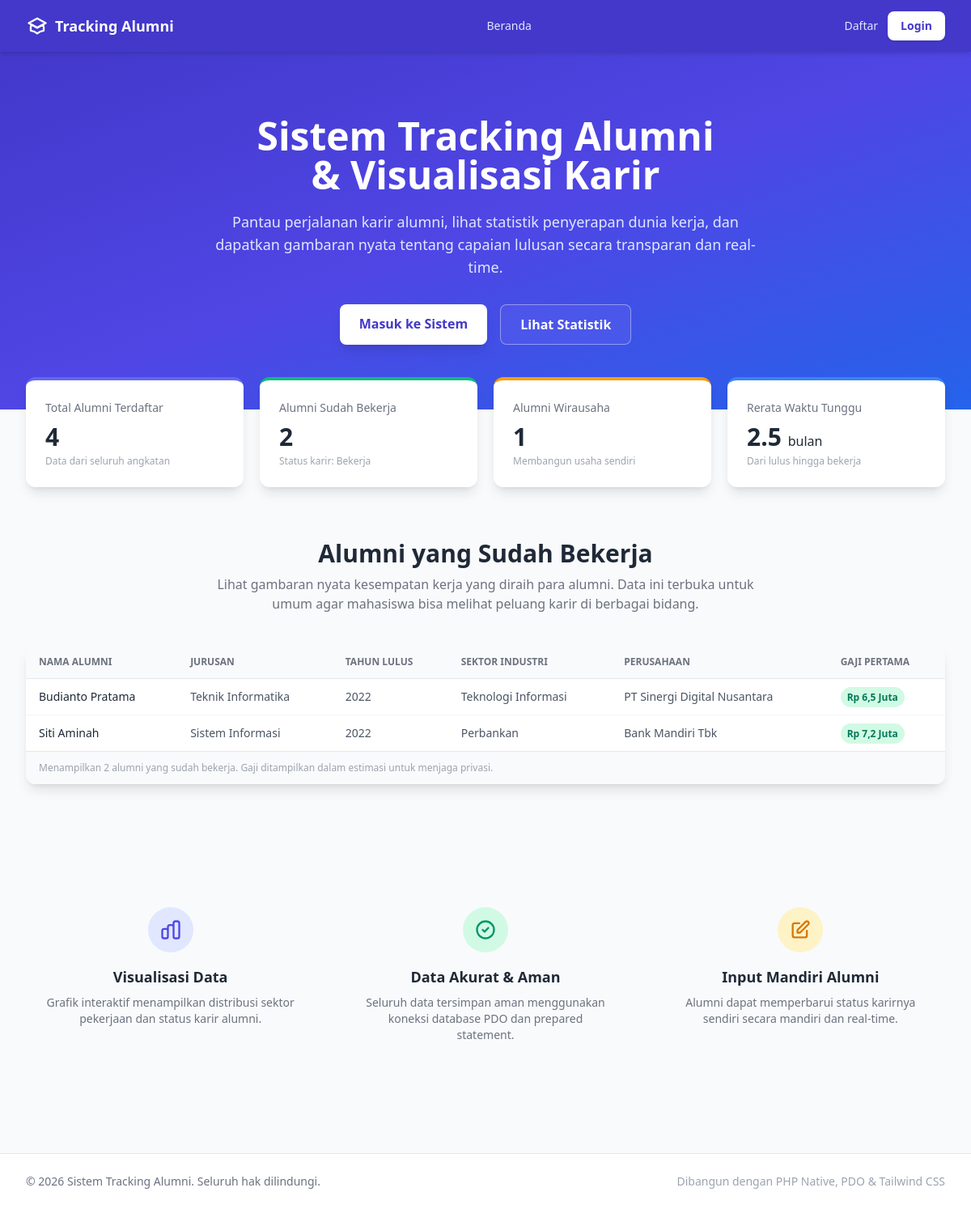
The page / on the database its author committed.
### tables this page shows
CREATE TABLE tabel_karir (
    id INT(11) NOT NULL AUTO_INCREMENT,
    alumni_id INT(11) NOT NULL,
    status ENUM('Bekerja', 'Wirausaha', 'Kuliah', 'Mencari Kerja') NOT NULL,
    sektor_industri VARCHAR(100) DEFAULT NULL,
    nama_perusahaan VARCHAR(150) DEFAULT NULL,
    gaji_pertama DECIMAL(15,2) DEFAULT 0,
    waktu_tunggu_bulan INT(11) DEFAULT 0,
    updated_at TIMESTAMP NOT NULL DEFAULT CURRENT_TIMESTAMP ON UPDATE CURRENT_TIMESTAMP,
    PRIMARY KEY (id),
    UNIQUE KEY unique_alumni_karir (alumni_id),
    CONSTRAINT fk_karir_alumni
        FOREIGN KEY (alumni_id) REFERENCES tabel_alumni(id)
        ON DELETE CASCADE
        ON UPDATE CASCADE
);

CREATE TABLE tabel_alumni (
    id INT(11) NOT NULL AUTO_INCREMENT,
    user_id INT(11) NOT NULL,
    nim VARCHAR(20) NOT NULL UNIQUE,
    nama VARCHAR(100) NOT NULL,
    jurusan VARCHAR(100) NOT NULL,
    tahun_lulus YEAR NOT NULL,
    email VARCHAR(100) NOT NULL UNIQUE,
    created_at TIMESTAMP NOT NULL DEFAULT CURRENT_TIMESTAMP,
    PRIMARY KEY (id),
    CONSTRAINT fk_alumni_user
        FOREIGN KEY (user_id) REFERENCES tabel_users(id)
        ON DELETE CASCADE
        ON UPDATE CASCADE
);

### index.php (the view, shortened to what this page needs)
<?php
require_once __DIR__ . '/koneksi.php';
$totalAlumni = (int) $koneksi->query('SELECT COUNT(*) AS total FROM tabel_alumni')->fetch()['total'];
$totalBekerja = (int) $koneksi->query(
    "SELECT COUNT(*) AS total FROM tabel_karir WHERE status = 'Bekerja'"
)->fetch()['total'];
$totalWirausaha = (int) $koneksi->query(
    "SELECT COUNT(*) AS total FROM tabel_karir WHERE status = 'Wirausaha'"
)->fetch()['total'];
$rataTungguRow = $koneksi->query(
    "SELECT AVG(waktu_tunggu_bulan) AS rata FROM tabel_karir WHERE status = 'Bekerja'"
)->fetch();
$rataTunggu = $rataTungguRow['rata'] !== null ? round((float) $rataTungguRow['rata'], 1) : 0;
$stmtBekerja = $koneksi->query(
    "SELECT a.nama, a.jurusan, a.tahun_lulus, k.sektor_industri, k.nama_perusahaan, k.gaji_pertama
     FROM tabel_karir k
     INNER JOIN tabel_alumni a ON a.id = k.alumni_id
     WHERE k.status = 'Bekerja'
     ORDER BY k.updated_at DESC"
);
$alumniBekerja = $stmtBekerja->fetchAll();
function formatGajiSamar($gaji) {
    $gaji = (float) $gaji;
    $jutaan = $gaji / 1000000;
    return 'Rp ' . number_format($jutaan, 1, ',', '.') . ' Juta';
}
require_once __DIR__ . '/components/header.php';
?>
<header class="bg-gradient-to-br from-indigo-700 via-indigo-600 to-blue-600">
    <div class="max-w-7xl mx-auto px-4 sm:px-6 lg:px-8 py-20 text-center">
        <h1 class="text-3xl sm:text-5xl font-extrabold text-white leading-tight">
            Sistem Tracking Alumni <br class="hidden sm:block"> &amp; Visualisasi Karir
        </h1>
        <p class="mt-5 text-indigo-100 text-lg max-w-2xl mx-auto">
            Pantau perjalanan karir alumni, lihat statistik penyerapan dunia kerja,
            dan dapatkan gambaran nyata tentang capaian lulusan secara transparan dan real-time.
        </p>
        <div class="mt-8 flex justify-center gap-4">
            <a href="login.php" class="bg-white text-indigo-700 font-semibold px-6 py-3 rounded-lg shadow-lg hover:bg-indigo-50 transition">
                Masuk ke Sistem
            </a>
            <a href="#statistik" class="bg-indigo-500/30 text-white border border-white/40 font-semibold px-6 py-3 rounded-lg hover:bg-indigo-500/50 transition">
                Lihat Statistik
            </a>
        </div>
    </div>
</header>
<main>
    <section id="statistik" class="max-w-7xl mx-auto px-4 sm:px-6 lg:px-8 -mt-10 relative z-10">
        <div class="grid grid-cols-1 sm:grid-cols-2 lg:grid-cols-4 gap-5">
            <div class="bg-white rounded-xl shadow-lg p-6 border-t-4 border-indigo-500">
                <p class="text-sm text-gray-500 font-medium">Total Alumni Terdaftar</p>
                <p class="text-3xl font-bold text-gray-800 mt-2"><?php echo number_format($totalAlumni, 0, ',', '.'); ?></p>
                <p class="text-xs text-gray-400 mt-1">Data dari seluruh angkatan</p>
            </div>
            <div class="bg-white rounded-xl shadow-lg p-6 border-t-4 border-emerald-500">
                <p class="text-sm text-gray-500 font-medium">Alumni Sudah Bekerja</p>
                <p class="text-3xl font-bold text-gray-800 mt-2"><?php echo number_format($totalBekerja, 0, ',', '.'); ?></p>
                <p class="text-xs text-gray-400 mt-1">Status karir: Bekerja</p>
            </div>
            <div class="bg-white rounded-xl shadow-lg p-6 border-t-4 border-amber-500">
                <p class="text-sm text-gray-500 font-medium">Alumni Wirausaha</p>
                <p class="text-3xl font-bold text-gray-800 mt-2"><?php echo number_format($totalWirausaha, 0, ',', '.'); ?></p>
                <p class="text-xs text-gray-400 mt-1">Membangun usaha sendiri</p>
            </div>
            <div class="bg-white rounded-xl shadow-lg p-6 border-t-4 border-blue-500">
                <p class="text-sm text-gray-500 font-medium">Rerata Waktu Tunggu</p>
                <p class="text-3xl font-bold text-gray-800 mt-2"><?php echo $rataTunggu; ?> <span class="text-base font-medium">bulan</span></p>
                <p class="text-xs text-gray-400 mt-1">Dari lulus hingga bekerja</p>
            </div>
        </div>
    </section>
    <section class="max-w-7xl mx-auto px-4 sm:px-6 lg:px-8 py-16">
        <div class="text-center mb-10">
            <h2 class="text-2xl sm:text-3xl font-bold text-gray-800">Alumni yang Sudah Bekerja</h2>
            <p class="text-gray-500 mt-2 max-w-2xl mx-auto">
                Lihat gambaran nyata kesempatan kerja yang diraih para alumni. Data ini terbuka untuk umum
                agar mahasiswa bisa melihat peluang karir di berbagai bidang.
            </p>
        </div>
        <div class="bg-white rounded-xl shadow-lg overflow-hidden">
            <div class="overflow-x-auto">
                <table class="w-full text-sm text-left">
                    <thead>
                        <tr class="bg-gray-50 border-b border-gray-200 text-gray-500 uppercase text-xs">
                            <th class="py-3 px-4">Nama Alumni</th>
                            <th class="py-3 px-4">Jurusan</th>
                            <th class="py-3 px-4">Tahun Lulus</th>
                            <th class="py-3 px-4">Sektor Industri</th>
                            <th class="py-3 px-4">Perusahaan</th>
                            <th class="py-3 px-4">Gaji Pertama</th>
                        </tr>
                    </thead>
                    <tbody class="divide-y divide-gray-100">
                        <?php if (count($alumniBekerja) > 0): ?>
                            <?php foreach ($alumniBekerja as $row): ?>
                                <tr class="hover:bg-gray-50">
                                    <td class="py-3 px-4 font-medium text-gray-800"><?php echo htmlspecialchars($row['nama']); ?></td>
                                    <td class="py-3 px-4 text-gray-600"><?php echo htmlspecialchars($row['jurusan']); ?></td>
                                    <td class="py-3 px-4 text-gray-600"><?php echo htmlspecialchars((string) $row['tahun_lulus']); ?></td>
                                    <td class="py-3 px-4 text-gray-600"><?php echo htmlspecialchars($row['sektor_industri'] ?? '-'); ?></td>
                                    <td class="py-3 px-4 text-gray-600"><?php echo htmlspecialchars($row['nama_perusahaan'] ?? '-'); ?></td>
                                    <td class="py-3 px-4">
                                        <span class="px-2 py-1 bg-emerald-100 text-emerald-700 rounded-full text-xs font-semibold">
                                            <?php echo htmlspecialchars(formatGajiSamar($row['gaji_pertama'])); ?>
                                        </span>
                                    </td>
                                </tr>
                            <?php endforeach; ?>
                        <?php else: ?>
                            <tr>
                                <td colspan="6" class="py-8 text-center text-gray-400">Belum ada data alumni yang bekerja.</td>
                            </tr>
                        <?php endif; ?>
                    </tbody>
                </table>
            </div>
            <div class="px-4 py-3 bg-gray-50 border-t border-gray-200 text-xs text-gray-400">
                Menampilkan <?php echo count($alumniBekerja); ?> alumni yang sudah bekerja. Gaji ditampilkan dalam estimasi untuk menjaga privasi.
            </div>
        </div>
    </section>
    <section class="max-w-7xl mx-auto px-4 sm:px-6 lg:px-8 py-16">
        <div class="grid grid-cols-1 md:grid-cols-3 gap-8 text-center">
            <div class="p-6">
                <div class="w-14 h-14 bg-indigo-100 text-indigo-600 rounded-full flex items-center justify-center mx-auto mb-4">
                </div>
                <h3 class="font-semibold text-gray-800 text-lg">Visualisasi Data</h3>
                <p class="text-gray-500 text-sm mt-2">Grafik interaktif menampilkan distribusi sektor pekerjaan dan status karir alumni.</p>
            </div>
            <div class="p-6">
                <div class="w-14 h-14 bg-emerald-100 text-emerald-600 rounded-full flex items-center justify-center mx-auto mb-4">
                    <svg xmlns="http://www.w3.org/2000/svg" class="h-7 w-7" fill="none" viewBox="0 0 24 24" stroke="currentColor">
                        <path stroke-linecap="round" stroke-linejoin="round" stroke-width="2" d="M9 12l2 2 4-4m6 2a9 9 0 11-18 0 9 9 0 0118 0z" />
                    </svg>
                </div>
                <h3 class="font-semibold text-gray-800 text-lg">Data Akurat &amp; Aman</h3>
                <p class="text-gray-500 text-sm mt-2">Seluruh data tersimpan aman menggunakan koneksi database PDO dan prepared statement.</p>
            </div>
            <div class="p-6">
                <div class="w-14 h-14 bg-amber-100 text-amber-600 rounded-full flex items-center justify-center mx-auto mb-4">
                    <svg xmlns="http://www.w3.org/2000/svg" class="h-7 w-7" fill="none" viewBox="0 0 24 24" stroke="currentColor">
                        <path stroke-linecap="round" stroke-linejoin="round" stroke-width="2" d="M11 5H6a2 2 0 00-2 2v11a2 2 0 002 2h11a2 2 0 002-2v-5m-1.414-9.414a2 2 0 112.828 2.828L11.828 15H9v-2.828l8.586-8.586z" />
                    </svg>
                </div>
                <h3 class="font-semibold text-gray-800 text-lg">Input Mandiri Alumni</h3>
                <p class="text-gray-500 text-sm mt-2">Alumni dapat memperbarui status karirnya sendiri secara mandiri dan real-time.</p>
            </div>
        </div>
    </section>
</main>
<?php require_once __DIR__ . '/components/footer.php'; ?>

### components/header.php (shortened to what this page needs)
<?php
$is_logged_in = isset($_SESSION['user_id']);
?>
<!DOCTYPE html>
<html lang="id">
<head>
    <script src="https://cdn.tailwindcss.com"></script>
</head>
<body class="bg-gray-50 text-gray-800">
<nav class="bg-indigo-700 shadow-md sticky top-0 z-50">
    <div class="max-w-7xl mx-auto px-4 sm:px-6 lg:px-8">
        <div class="flex justify-between items-center h-16">
            <div class="flex items-center gap-2">
                <span class="text-white font-bold text-lg">Tracking Alumni</span>
            </div>
            <div class="hidden md:flex items-center gap-6">
                <a href="index.php" class="text-indigo-100 hover:text-white text-sm font-medium transition">Beranda</a>
            </div>
            <div class="flex items-center gap-3">
                <?php if ($is_logged_in): ?>
                    <span class="hidden sm:inline text-indigo-100 text-sm">
                        Hai, <span class="font-semibold text-white"><?php echo htmlspecialchars($_SESSION['username']); ?></span>
                        <span class="ml-1 px-2 py-0.5 bg-indigo-500 rounded-full text-xs uppercase"><?php echo htmlspecialchars($_SESSION['role']); ?></span>
                    </span>
                    <a href="logout.php" class="bg-white/10 hover:bg-white/20 text-white text-sm font-medium px-4 py-2 rounded-lg transition">
                        Keluar
                    </a>
                <?php else: ?>
                    <a href="register.php" class="hidden sm:inline-block text-indigo-100 hover:text-white text-sm font-medium transition">
                        Daftar
                    </a>
                    <a href="login.php" class="bg-white text-indigo-700 hover:bg-indigo-50 text-sm font-semibold px-4 py-2 rounded-lg transition shadow">
                        Login
                    </a>
                <?php endif; ?>
            </div>
        </div>
    </div>
</nav>

### components/footer.php (shortened to what this page needs)
<footer class="bg-white border-t border-gray-200 mt-12">
    <div class="max-w-7xl mx-auto px-4 sm:px-6 lg:px-8 py-6">
        <div class="flex flex-col sm:flex-row justify-between items-center gap-3">
            <p class="text-sm text-gray-500">
                &copy; <?php echo date('Y'); ?> Sistem Tracking Alumni. Seluruh hak dilindungi.
            </p>
            <p class="text-sm text-gray-400">
                Dibangun dengan PHP Native, PDO &amp; Tailwind CSS
            </p>
        </div>
    </div>
</footer>
</body>
</html>

### components/header.php (style rules this page uses)
body { font-family: 'Segoe UI', Tahoma, Geneva, Verdana, sans-serif; }

### rows shown on the page
tabel_karir: alumni.nama "Budianto Pratama", alumni.jurusan "Teknik Informatika", alumni.tahun_lulus "2022", sektor_industri "Teknologi Informasi", nama_perusahaan "PT Sinergi Digital Nusantara", gaji_pertama "Rp 6,5 Juta"
tabel_karir: alumni.nama "Siti Aminah", alumni.jurusan "Sistem Informasi", alumni.tahun_lulus "2022", sektor_industri "Perbankan", nama_perusahaan "Bank Mandiri Tbk", gaji_pertama "Rp 7,2 Juta"

### other values the page prints
$totalAlumni "4"
$totalBekerja "2"
$totalWirausaha "1"
$rataTunggu "2.5"
count($alumniBekerja) "2"
